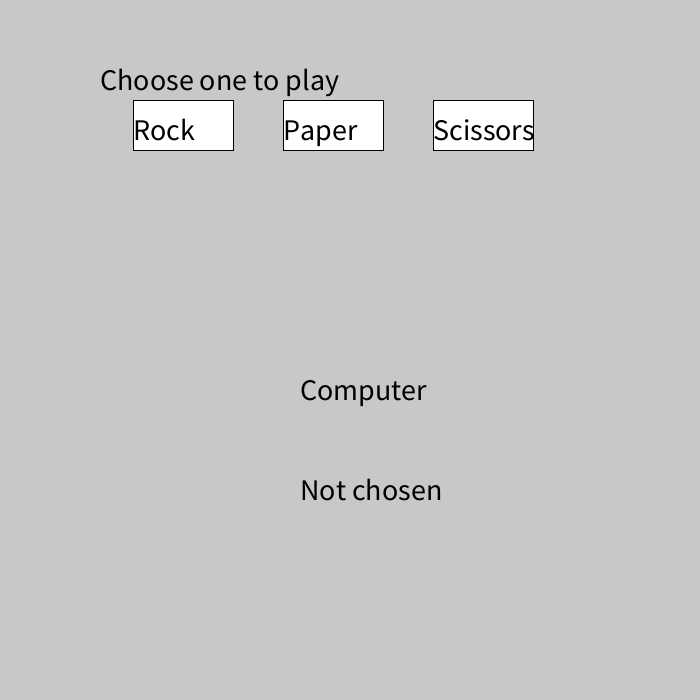
Frame 1 (no input)
Frame 60 (the mouse pressed at the canvas centre just before this capture): identical to frame 1, image omitted
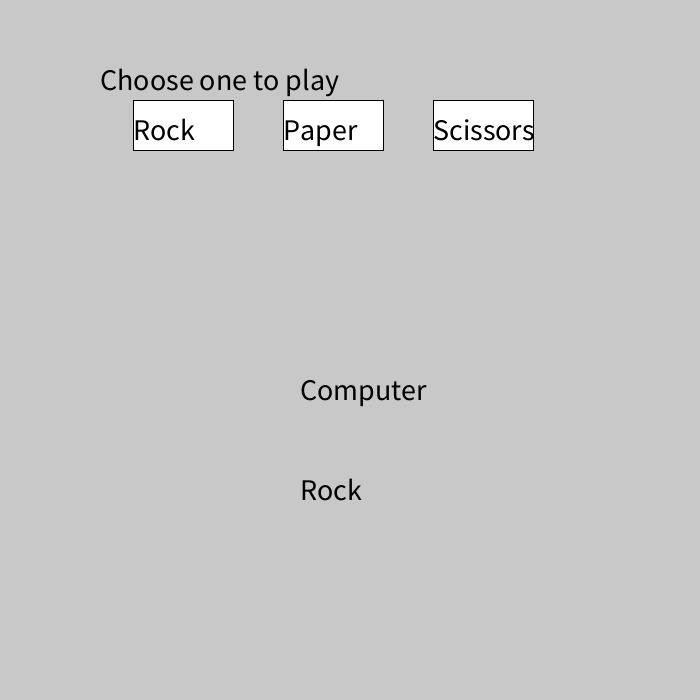
Frame 120 (the mouse held since frame 60 and released just before this capture)

The Processing sketch that drew these frames (run headless with seeded random() and noise(); from frame 60 on, the mouse is pressed at the canvas centre):

// Processing sketch: rock_paper_scissors
// ── rock_paper_scissors.pde
int rand;
String userChoice = "Not chosen";
String computerChoice = "Not chosen";
void setup() {
  size(700, 700);
  textSize(30);
}

void draw() {
  background(200);
  fill(255);
  if (userChoice == "Rock") {
    fill(#008090);
  }
  rect(width / 3 - 100, 100, 100, 50);
  fill(255);
  if (userChoice == "Paper") {
    fill(200, 100, 100);
  }
  rect(width / 3 + 50, 100, 100, 50);
  fill(255);
  if(userChoice == "Scissors") {
    fill(204, 204, 255);
  }
  rect(width / 3 + 200, 100, 100, 50);
  fill(0);
  text("Rock", width / 3 - 100, 140);
  text("Paper", width / 3 + 50, 140);
  text("Scissors", width / 3 + 200, 140);

  text("Computer", 300, 400);
  text(computerChoice, 300, 500);
text("Choose one to play", 100, 90);
  
if (userChoice == "Rock" && computerChoice == "Scissors") {
  text("You win!", 300, 200);
}
  if (userChoice == "Paper" && computerChoice == "Rock") {
  text("You win!", 300, 200);
  }
  if (userChoice == "Scissors" && computerChoice == "Paper") {
  text("You win!", 300, 200);
  }
  if (userChoice == "Scissors" && computerChoice == "Rock") {
  text("You lose!", 300, 200);
  }
    if (userChoice == "Rock" && computerChoice == "Paper") {
  text("You lose!", 300, 200);
    }
    if (userChoice == "Paper" && computerChoice == "Scissors") {
  text("You lose!", 300, 200);
    }
  
    if (userChoice == "Rock" && computerChoice == "Rock") {
  text("Tie game!", 300, 200);
    }
    if (userChoice == "Scissors" && computerChoice == "Scissors") {
  text("Tie game!", 300, 200);
    }
   if (userChoice == "Paper" && computerChoice == "Paper") {
  text("Tie game!", 300, 200);
}
    }



void mousePressed() {
  if (mouseX > width /3 - 100 &&
    mouseX < width / 3 &&
    mouseY > 100 &&
    mouseY < 150) {
    userChoice = "Rock";
    rand = (int) random(3);
  } else if (
    mouseX > width / 3 + 50 &&
    mouseX < width / 3 + 150 &&
    mouseY > 100 &&
    mouseY < 150) {
    userChoice = "Paper";
    rand = (int) random(3);
  } else if (
    mouseX > width / 3 + 200 &&
    mouseX < width / 3 + 300 &&
    mouseY >100 &&
    mouseY < 150) {
    userChoice = "Scissors";
    rand = (int) random(3);
  } else {
    userChoice = "Not Chosen";
  }
  println(rand);
  println(userChoice);
  if (rand == 0) {
    computerChoice = "Rock";
  } else if (rand == 1) {
    computerChoice = "Paper";
  } else if (rand == 2 ) {
    computerChoice = "Scissors";
  } else {
    computerChoice = "Not Chosen";
  }
 
}
